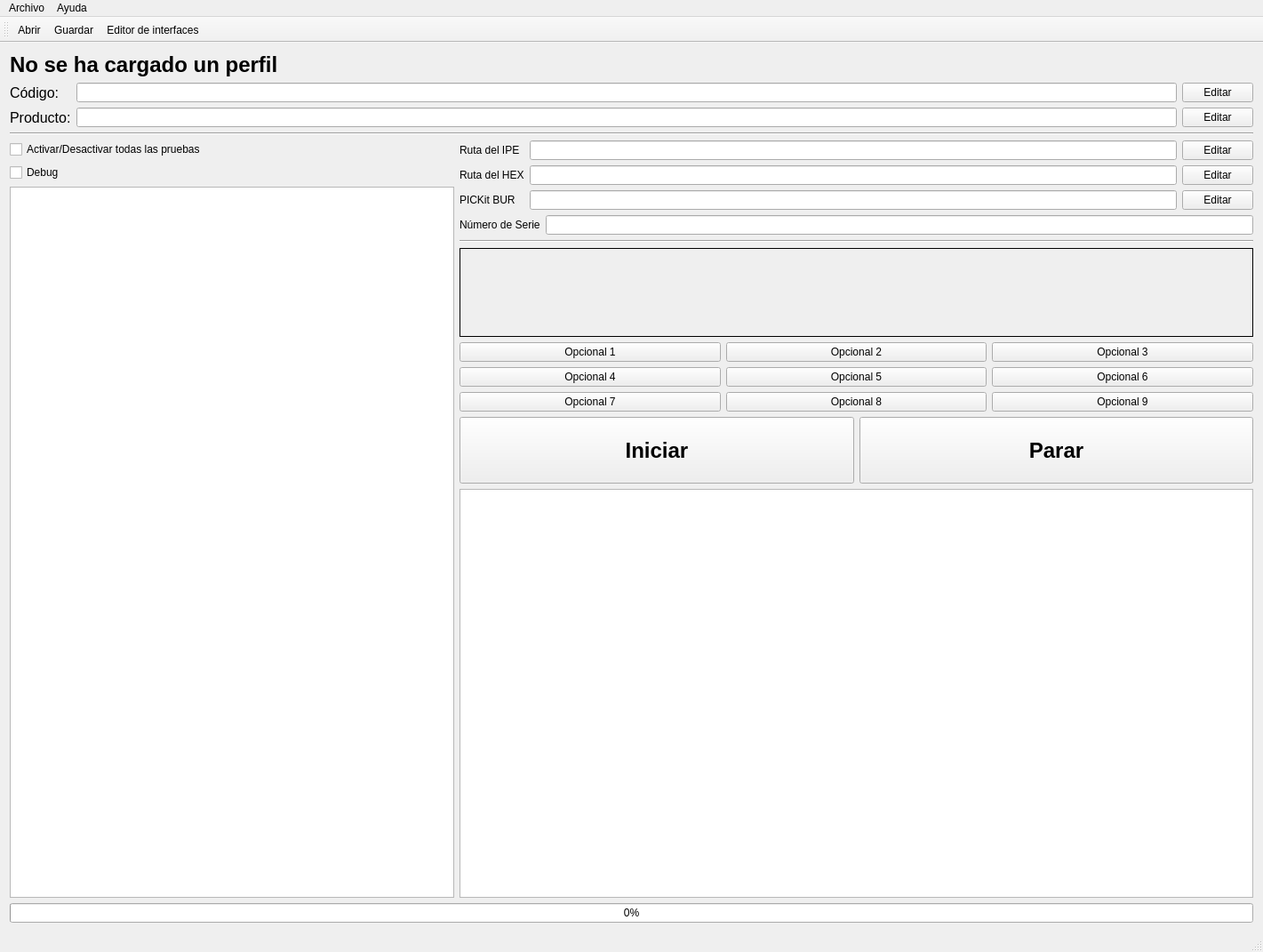
<?xml version="1.0" encoding="UTF-8"?>
<ui version="4.0">
 <class>MainWindow</class>
 <widget class="QMainWindow" name="MainWindow">
  <property name="windowModality">
   <enum>Qt::WindowModal</enum>
  </property>
  <property name="geometry">
   <rect>
    <x>0</x>
    <y>0</y>
    <width>1421</width>
    <height>1071</height>
   </rect>
  </property>
  <property name="sizePolicy">
   <sizepolicy hsizetype="Expanding" vsizetype="Expanding">
    <horstretch>0</horstretch>
    <verstretch>0</verstretch>
   </sizepolicy>
  </property>
  <property name="minimumSize">
   <size>
    <width>0</width>
    <height>0</height>
   </size>
  </property>
  <property name="windowTitle">
   <string>Tarpuq JIGsw</string>
  </property>
  <property name="windowIcon">
   <iconset resource="resources.qrc">
    <normaloff>:/prefix/LogoNuevo_color_icono.svg</normaloff>:/prefix/LogoNuevo_color_icono.svg</iconset>
  </property>
  <widget class="QWidget" name="centralWidget">
   <property name="styleSheet">
    <string notr="true"/>
   </property>
   <layout class="QVBoxLayout" name="verticalLayout">
    <item>
     <widget class="QLabel" name="lbProfile">
      <property name="font">
       <font>
        <pointsize>18</pointsize>
        <weight>75</weight>
        <bold>true</bold>
       </font>
      </property>
      <property name="text">
       <string>No se ha cargado un perfil</string>
      </property>
     </widget>
    </item>
    <item>
     <layout class="QGridLayout" name="gridLayout_3">
      <item row="0" column="0">
       <widget class="QLabel" name="label">
        <property name="maximumSize">
         <size>
          <width>16777215</width>
          <height>16777215</height>
         </size>
        </property>
        <property name="font">
         <font>
          <pointsize>12</pointsize>
         </font>
        </property>
        <property name="text">
         <string>Código:</string>
        </property>
       </widget>
      </item>
      <item row="1" column="1">
       <widget class="QLineEdit" name="lineEditProjectName">
        <property name="minimumSize">
         <size>
          <width>0</width>
          <height>0</height>
         </size>
        </property>
        <property name="maximumSize">
         <size>
          <width>16777215</width>
          <height>16777215</height>
         </size>
        </property>
        <property name="readOnly">
         <bool>true</bool>
        </property>
       </widget>
      </item>
      <item row="1" column="0">
       <widget class="QLabel" name="label_7">
        <property name="maximumSize">
         <size>
          <width>16777215</width>
          <height>16777215</height>
         </size>
        </property>
        <property name="font">
         <font>
          <pointsize>12</pointsize>
         </font>
        </property>
        <property name="text">
         <string>Producto:</string>
        </property>
       </widget>
      </item>
      <item row="0" column="1">
       <widget class="QLineEdit" name="lineEditTarpuqCode">
        <property name="minimumSize">
         <size>
          <width>0</width>
          <height>0</height>
         </size>
        </property>
        <property name="maximumSize">
         <size>
          <width>16777215</width>
          <height>16777215</height>
         </size>
        </property>
        <property name="readOnly">
         <bool>true</bool>
        </property>
       </widget>
      </item>
      <item row="0" column="2">
       <widget class="QPushButton" name="pushButton">
        <property name="text">
         <string>Editar</string>
        </property>
       </widget>
      </item>
      <item row="1" column="2">
       <widget class="QPushButton" name="pushButton_2">
        <property name="text">
         <string>Editar</string>
        </property>
       </widget>
      </item>
     </layout>
    </item>
    <item>
     <widget class="Line" name="line_2">
      <property name="orientation">
       <enum>Qt::Horizontal</enum>
      </property>
     </widget>
    </item>
    <item>
     <layout class="QGridLayout" name="gridLayout_2">
      <item row="2" column="0" rowspan="8">
       <widget class="GTableWidget" name="tableWidget">
        <property name="maximumSize">
         <size>
          <width>500</width>
          <height>16777215</height>
         </size>
        </property>
       </widget>
      </item>
      <item row="9" column="1" colspan="2">
       <widget class="QTextBrowser" name="tbConsole"/>
      </item>
      <item row="8" column="2">
       <widget class="QPushButton" name="pushButtonStop">
        <property name="minimumSize">
         <size>
          <width>0</width>
          <height>75</height>
         </size>
        </property>
        <property name="font">
         <font>
          <pointsize>18</pointsize>
          <weight>75</weight>
          <bold>true</bold>
         </font>
        </property>
        <property name="text">
         <string>Parar</string>
        </property>
       </widget>
      </item>
      <item row="0" column="0">
       <widget class="QCheckBox" name="checkBox">
        <property name="text">
         <string>Activar/Desactivar todas las pruebas</string>
        </property>
       </widget>
      </item>
      <item row="4" column="1" colspan="2">
       <layout class="QHBoxLayout" name="horizontalLayout">
        <item>
         <widget class="QLabel" name="label_2">
          <property name="text">
           <string>Número de Serie</string>
          </property>
         </widget>
        </item>
        <item>
         <widget class="QLineEdit" name="lineEdit_numeroSerie">
          <property name="text">
           <string/>
          </property>
          <property name="maxLength">
           <number>11</number>
          </property>
          <property name="cursorPosition">
           <number>0</number>
          </property>
         </widget>
        </item>
       </layout>
      </item>
      <item row="6" column="1" colspan="2">
       <widget class="QLabel" name="labelOutput">
        <property name="minimumSize">
         <size>
          <width>480</width>
          <height>100</height>
         </size>
        </property>
        <property name="maximumSize">
         <size>
          <width>16777215</width>
          <height>16777215</height>
         </size>
        </property>
        <property name="font">
         <font>
          <family>Ubuntu</family>
          <pointsize>18</pointsize>
          <weight>75</weight>
          <bold>true</bold>
         </font>
        </property>
        <property name="frameShape">
         <enum>QFrame::Panel</enum>
        </property>
        <property name="text">
         <string/>
        </property>
        <property name="textFormat">
         <enum>Qt::AutoText</enum>
        </property>
        <property name="alignment">
         <set>Qt::AlignCenter</set>
        </property>
       </widget>
      </item>
      <item row="7" column="1" colspan="2">
       <widget class="QWidget" name="widget" native="true">
        <property name="minimumSize">
         <size>
          <width>0</width>
          <height>0</height>
         </size>
        </property>
        <layout class="QGridLayout" name="gridLayout_5">
         <property name="leftMargin">
          <number>0</number>
         </property>
         <property name="topMargin">
          <number>0</number>
         </property>
         <property name="rightMargin">
          <number>0</number>
         </property>
         <property name="bottomMargin">
          <number>0</number>
         </property>
         <item row="0" column="1">
          <widget class="QPushButton" name="pushButton_opcional2">
           <property name="text">
            <string>Opcional 2</string>
           </property>
          </widget>
         </item>
         <item row="0" column="0">
          <widget class="QPushButton" name="pushButton_opcional1">
           <property name="text">
            <string>Opcional 1</string>
           </property>
          </widget>
         </item>
         <item row="1" column="1">
          <widget class="QPushButton" name="pushButton_opcional5">
           <property name="text">
            <string>Opcional 5</string>
           </property>
          </widget>
         </item>
         <item row="1" column="2">
          <widget class="QPushButton" name="pushButton_opcional6">
           <property name="text">
            <string>Opcional 6</string>
           </property>
          </widget>
         </item>
         <item row="1" column="0">
          <widget class="QPushButton" name="pushButton_opcional4">
           <property name="text">
            <string>Opcional 4</string>
           </property>
          </widget>
         </item>
         <item row="0" column="2">
          <widget class="QPushButton" name="pushButton_opcional3">
           <property name="text">
            <string>Opcional 3</string>
           </property>
          </widget>
         </item>
         <item row="2" column="0">
          <widget class="QPushButton" name="pushButton_opcional7">
           <property name="text">
            <string>Opcional 7</string>
           </property>
          </widget>
         </item>
         <item row="2" column="1">
          <widget class="QPushButton" name="pushButton_opcional8">
           <property name="text">
            <string>Opcional 8</string>
           </property>
          </widget>
         </item>
         <item row="2" column="2">
          <widget class="QPushButton" name="pushButton_opcional9">
           <property name="text">
            <string>Opcional 9</string>
           </property>
          </widget>
         </item>
        </layout>
       </widget>
      </item>
      <item row="8" column="1">
       <widget class="QPushButton" name="pushButtonStart">
        <property name="minimumSize">
         <size>
          <width>0</width>
          <height>75</height>
         </size>
        </property>
        <property name="font">
         <font>
          <pointsize>18</pointsize>
          <weight>75</weight>
          <bold>true</bold>
         </font>
        </property>
        <property name="autoFillBackground">
         <bool>true</bool>
        </property>
        <property name="text">
         <string>Iniciar</string>
        </property>
       </widget>
      </item>
      <item row="5" column="1" colspan="2">
       <widget class="Line" name="line">
        <property name="orientation">
         <enum>Qt::Horizontal</enum>
        </property>
       </widget>
      </item>
      <item row="0" column="1" rowspan="4" colspan="2">
       <widget class="QWidget" name="widget_2" native="true">
        <property name="minimumSize">
         <size>
          <width>0</width>
          <height>0</height>
         </size>
        </property>
        <layout class="QGridLayout" name="gridLayout">
         <property name="leftMargin">
          <number>0</number>
         </property>
         <property name="topMargin">
          <number>0</number>
         </property>
         <property name="rightMargin">
          <number>0</number>
         </property>
         <property name="bottomMargin">
          <number>0</number>
         </property>
         <item row="0" column="1">
          <widget class="QLineEdit" name="lineEdit_IPEPath">
           <property name="enabled">
            <bool>true</bool>
           </property>
           <property name="readOnly">
            <bool>true</bool>
           </property>
          </widget>
         </item>
         <item row="1" column="4">
          <widget class="QPushButton" name="pbHex">
           <property name="text">
            <string>Editar</string>
           </property>
          </widget>
         </item>
         <item row="0" column="0">
          <widget class="QLabel" name="label_5">
           <property name="text">
            <string>Ruta del IPE</string>
           </property>
          </widget>
         </item>
         <item row="0" column="4">
          <widget class="QPushButton" name="pbIpe">
           <property name="text">
            <string>Editar</string>
           </property>
          </widget>
         </item>
         <item row="1" column="0">
          <widget class="QLabel" name="label_6">
           <property name="text">
            <string>Ruta del HEX</string>
           </property>
          </widget>
         </item>
         <item row="1" column="1">
          <widget class="QLineEdit" name="lineEdit_hexPath">
           <property name="enabled">
            <bool>true</bool>
           </property>
           <property name="readOnly">
            <bool>true</bool>
           </property>
          </widget>
         </item>
         <item row="2" column="0">
          <widget class="QLabel" name="label_3">
           <property name="text">
            <string>PICKit BUR</string>
           </property>
          </widget>
         </item>
         <item row="2" column="1">
          <widget class="QLineEdit" name="lineEdit_PICKitBUR">
           <property name="enabled">
            <bool>true</bool>
           </property>
           <property name="readOnly">
            <bool>true</bool>
           </property>
          </widget>
         </item>
         <item row="2" column="4">
          <widget class="QPushButton" name="pbPicKit">
           <property name="text">
            <string>Editar</string>
           </property>
          </widget>
         </item>
        </layout>
       </widget>
      </item>
      <item row="1" column="0">
       <widget class="QCheckBox" name="checkBox_2">
        <property name="text">
         <string>Debug</string>
        </property>
       </widget>
      </item>
     </layout>
    </item>
    <item>
     <widget class="QProgressBar" name="progressBar">
      <property name="value">
       <number>0</number>
      </property>
     </widget>
    </item>
   </layout>
  </widget>
  <widget class="QMenuBar" name="menuBar">
   <property name="geometry">
    <rect>
     <x>0</x>
     <y>0</y>
     <width>1421</width>
     <height>20</height>
    </rect>
   </property>
   <widget class="QMenu" name="menuArchivo">
    <property name="title">
     <string>Archivo</string>
    </property>
    <addaction name="actionLoad"/>
    <addaction name="actionSave"/>
    <addaction name="actionSaveAs"/>
    <addaction name="separator"/>
    <addaction name="actionSalir"/>
   </widget>
   <widget class="QMenu" name="menuAcerca_de">
    <property name="title">
     <string>Ayuda</string>
    </property>
    <addaction name="actionAbout"/>
    <addaction name="actionAboutQt"/>
   </widget>
   <addaction name="menuArchivo"/>
   <addaction name="menuAcerca_de"/>
  </widget>
  <widget class="QToolBar" name="mainToolBar">
   <property name="iconSize">
    <size>
     <width>40</width>
     <height>40</height>
    </size>
   </property>
   <attribute name="toolBarArea">
    <enum>TopToolBarArea</enum>
   </attribute>
   <attribute name="toolBarBreak">
    <bool>false</bool>
   </attribute>
   <addaction name="actionLoad"/>
   <addaction name="actionSave"/>
   <addaction name="actionEditInterface"/>
  </widget>
  <widget class="QStatusBar" name="statusBar"/>
  <action name="actionSalir">
   <property name="text">
    <string>Salir</string>
   </property>
  </action>
  <action name="actionLoad">
   <property name="icon">
    <iconset resource="resources.qrc">
     <normaloff>:/prefix/folder.svg</normaloff>:/prefix/folder.svg</iconset>
   </property>
   <property name="text">
    <string>Abrir</string>
   </property>
   <property name="toolTip">
    <string>Abrir perfil</string>
   </property>
  </action>
  <action name="actionSave">
   <property name="icon">
    <iconset resource="resources.qrc">
     <normaloff>:/prefix/save.svg</normaloff>:/prefix/save.svg</iconset>
   </property>
   <property name="text">
    <string>Guardar</string>
   </property>
   <property name="toolTip">
    <string>Guardar perfil</string>
   </property>
  </action>
  <action name="actionEdit">
   <property name="icon">
    <iconset resource="resources.qrc">
     <normaloff>:/prefix/edit.svg</normaloff>:/prefix/edit.svg</iconset>
   </property>
   <property name="text">
    <string>Editar</string>
   </property>
   <property name="toolTip">
    <string>Editar comando</string>
   </property>
  </action>
  <action name="actionInsert">
   <property name="icon">
    <iconset resource="resources.qrc">
     <normaloff>:/prefix/add-1.svg</normaloff>:/prefix/add-1.svg</iconset>
   </property>
   <property name="text">
    <string>Insertar</string>
   </property>
   <property name="toolTip">
    <string>Insertar comando</string>
   </property>
  </action>
  <action name="actionRemove">
   <property name="icon">
    <iconset resource="resources.qrc">
     <normaloff>:/prefix/minus-1.svg</normaloff>:/prefix/minus-1.svg</iconset>
   </property>
   <property name="text">
    <string>Eliminar</string>
   </property>
   <property name="toolTip">
    <string>Eliminar comando</string>
   </property>
  </action>
  <action name="actionEditInterface">
   <property name="icon">
    <iconset resource="resources.qrc">
     <normaloff>:/prefix/handshake.svg</normaloff>:/prefix/handshake.svg</iconset>
   </property>
   <property name="text">
    <string>Editor de interfaces</string>
   </property>
   <property name="toolTip">
    <string>Editor de interfaces</string>
   </property>
  </action>
  <action name="actionMove_Up">
   <property name="text">
    <string>Mover Arriba</string>
   </property>
  </action>
  <action name="actionMove_Down">
   <property name="text">
    <string>Mover Abajo</string>
   </property>
  </action>
  <action name="actionDuplicate">
   <property name="text">
    <string>Duplicar</string>
   </property>
  </action>
  <action name="actionSaveAs">
   <property name="text">
    <string>Guardar como</string>
   </property>
   <property name="toolTip">
    <string>Guardar perfil como</string>
   </property>
  </action>
  <action name="actionMove_Last">
   <property name="text">
    <string>Mover al final</string>
   </property>
  </action>
  <action name="actionMove_First">
   <property name="text">
    <string>Mover al inicio</string>
   </property>
  </action>
  <action name="actionAboutQt">
   <property name="text">
    <string>Acerca de Qt</string>
   </property>
  </action>
  <action name="actionAbout">
   <property name="text">
    <string>Acerca de</string>
   </property>
  </action>
  <action name="actionEditOptionalCommand">
   <property name="icon">
    <iconset resource="resources.qrc">
     <normaloff>:/prefix/edit.svg</normaloff>:/prefix/edit.svg</iconset>
   </property>
   <property name="text">
    <string>Editar</string>
   </property>
  </action>
 </widget>
 <layoutdefault spacing="6" margin="11"/>
 <customwidgets>
  <customwidget>
   <class>GTableWidget</class>
   <extends>QTableWidget</extends>
   <header>src/gtablewidget.h</header>
  </customwidget>
 </customwidgets>
 <resources>
  <include location="resources.qrc"/>
 </resources>
 <connections/>
</ui>
